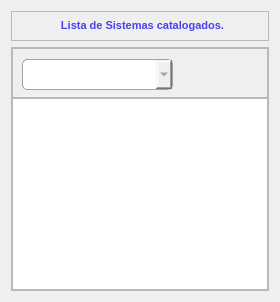
            <widget class="QWidget" name="page_systems">
             <layout class="QVBoxLayout" name="verticalLayout_6">
              <item>
               <widget class="QFrame" name="frame_titulo_systems">
                <property name="minimumSize">
                 <size>
                  <width>0</width>
                  <height>30</height>
                 </size>
                </property>
                <property name="maximumSize">
                 <size>
                  <width>16777215</width>
                  <height>30</height>
                 </size>
                </property>
                <property name="frameShape">
                 <enum>QFrame::Shape::StyledPanel</enum>
                </property>
                <property name="frameShadow">
                 <enum>QFrame::Shadow::Raised</enum>
                </property>
                <layout class="QGridLayout" name="gridLayout_28">
                 <property name="leftMargin">
                  <number>5</number>
                 </property>
                 <property name="topMargin">
                  <number>0</number>
                 </property>
                 <property name="rightMargin">
                  <number>0</number>
                 </property>
                 <property name="bottomMargin">
                  <number>0</number>
                 </property>
                 <property name="spacing">
                  <number>0</number>
                 </property>
                 <item row="0" column="0">
                  <widget class="QLabel" name="label_11">
                   <property name="text">
                    <string>&lt;html&gt;&lt;head/&gt;&lt;body&gt;&lt;p align=&quot;center&quot;&gt;&lt;span style=&quot; font-size:8pt; font-weight:700; color:#4b3ff1;&quot;&gt;Lista de Sistemas catalogados.&lt;/span&gt;&lt;/p&gt;&lt;/body&gt;&lt;/html&gt;</string>
                   </property>
                  </widget>
                 </item>
                </layout>
               </widget>
              </item>
              <item>
               <widget class="QFrame" name="frame_table_list_systems_query">
                <property name="frameShape">
                 <enum>QFrame::Shape::StyledPanel</enum>
                </property>
                <property name="frameShadow">
                 <enum>QFrame::Shadow::Raised</enum>
                </property>
                <layout class="QGridLayout" name="gridLayout_27">
                 <property name="leftMargin">
                  <number>0</number>
                 </property>
                 <property name="topMargin">
                  <number>0</number>
                 </property>
                 <property name="rightMargin">
                  <number>0</number>
                 </property>
                 <property name="bottomMargin">
                  <number>0</number>
                 </property>
                 <property name="spacing">
                  <number>0</number>
                 </property>
                 <item row="1" column="0">
                  <widget class="QTreeView" name="table_list_querys_systems">
                   <property name="frameShape">
                    <enum>QFrame::Shape::StyledPanel</enum>
                   </property>
                  </widget>
                 </item>
                 <item row="0" column="0">
                  <widget class="QFrame" name="frame_buttons_systems">
                   <property name="minimumSize">
                    <size>
                     <width>0</width>
                     <height>50</height>
                    </size>
                   </property>
                   <property name="maximumSize">
                    <size>
                     <width>16777215</width>
                     <height>50</height>
                    </size>
                   </property>
                   <property name="styleSheet">
                    <string notr="true">QComboBox{
	
	font: 700 8pt &quot;Segoe UI&quot;;
	color:rgb(120, 120, 120);
	border: 1px solid rgba(109, 109, 109, 0.60);
    border-top-left-radius: 5px;
    border-top-right-radius: 5px;
    border-bottom-left-radius: 5px;
    border-bottom-right-radius: 5px;
}

QComboBox:hover{
background-color: rgba(195, 205, 255, 0.40)
}

#bt_execut_query_system{
	border:none;
    border-top-left-radius: 7px;
    border-top-right-radius: 7px;
    border-bottom-left-radius: 7px;
    border-bottom-right-radius: 7px;
	font: 700 10pt &quot;Segoe UI&quot;;
}

#bt_execut_query_system:hover{
	background-color: rgba(51, 221, 51, 0.25);
	color:#00ab0e;
	font: 700 10pt &quot;Segoe UI&quot;;
}</string>
                   </property>
                   <property name="frameShape">
                    <enum>QFrame::Shape::StyledPanel</enum>
                   </property>
                   <property name="frameShadow">
                    <enum>QFrame::Shadow::Raised</enum>
                   </property>
                   <widget class="QComboBox" name="combo_list_systems">
                    <property name="geometry">
                     <rect>
                      <x>10</x>
                      <y>11</y>
                      <width>151</width>
                      <height>31</height>
                     </rect>
                    </property>
                   </widget>
                   <widget class="QPushButton" name="bt_execut_query_system">
                    <property name="geometry">
                     <rect>
                      <x>320</x>
                      <y>10</y>
                      <width>50</width>
                      <height>30</height>
                     </rect>
                    </property>
                    <property name="minimumSize">
                     <size>
                      <width>50</width>
                      <height>30</height>
                     </size>
                    </property>
                    <property name="maximumSize">
                     <size>
                      <width>50</width>
                      <height>30</height>
                     </size>
                    </property>
                    <property name="cursor">
                     <cursorShape>PointingHandCursor</cursorShape>
                    </property>
                    <property name="toolTip">
                     <string>&lt;html&gt;&lt;head/&gt;&lt;body&gt;&lt;p&gt;&lt;span style=&quot; font-size:8pt; color:#00ab0e;&quot;&gt;Executar Script&lt;/span&gt;&lt;/p&gt;&lt;/body&gt;&lt;/html&gt;</string>
                    </property>
                    <property name="text">
                     <string/>
                    </property>
                    <property name="icon">
                     <iconset resource="icons.qrc">
                      <normaloff>:/icons/img/play.png</normaloff>:/icons/img/play.png</iconset>
                    </property>
                   </widget>
                  </widget>
                 </item>
                </layout>
               </widget>
              </item>
             </layout>
            </widget>
